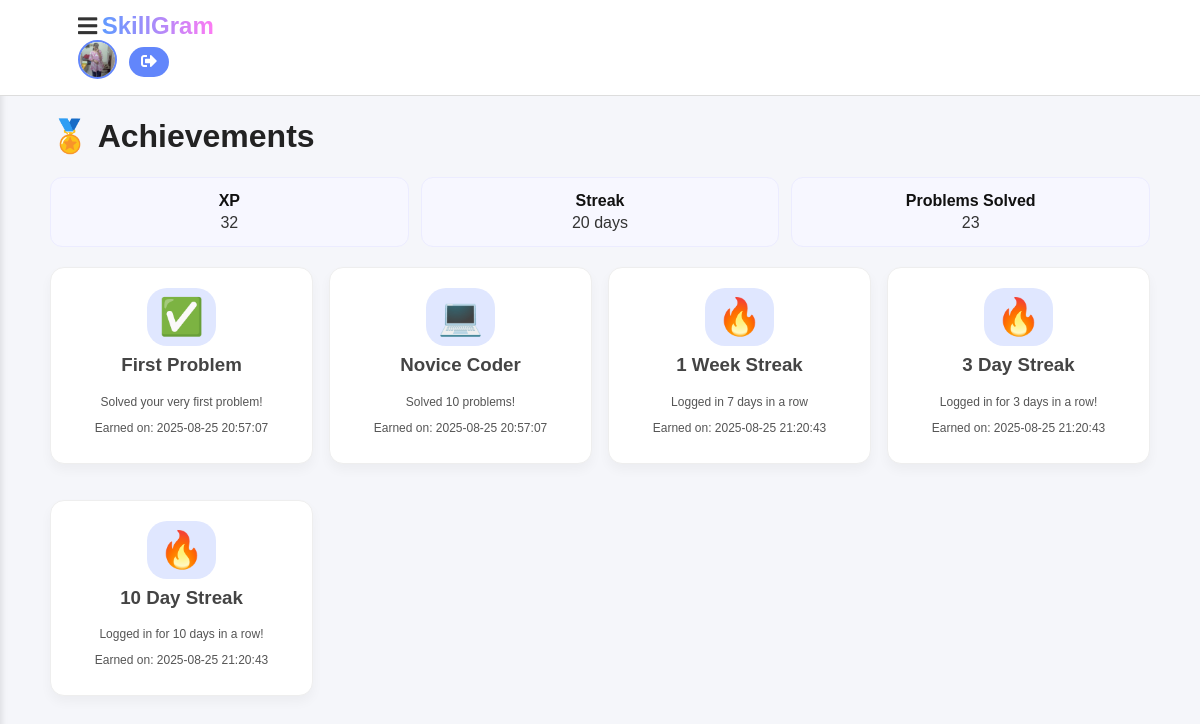
/achievements.php (signed in), run on the app's committed database.
### tables this page shows
CREATE TABLE IF NOT EXISTS `users` (
  `id` int NOT NULL AUTO_INCREMENT,
  `name` varchar(100) NOT NULL,
  `email` varchar(100) NOT NULL,
  `password` varchar(255) NOT NULL,
  `created_at` timestamp NULL DEFAULT CURRENT_TIMESTAMP,
  `profile_pic` varchar(255) DEFAULT 'default.jpg',
  `bio` varchar(255) DEFAULT 0xF09F8CB8204254656368204353452053747564656E74207C20F09F9A80204C6561726E696E672057656220446576207C20F09F92A12053686172696E67206461696C792070726F6772657373,
  `xp` int DEFAULT '0',
  `streak` int DEFAULT '0',
  `problems_solved` int DEFAULT '0',
  `last_login` date DEFAULT NULL,
  PRIMARY KEY (`id`),
  UNIQUE KEY `email` (`email`)
);

CREATE TABLE IF NOT EXISTS `user_achievements` (
  `id` int UNSIGNED NOT NULL AUTO_INCREMENT,
  `user_id` int NOT NULL,
  `achievement_id` int UNSIGNED NOT NULL,
  `earned_at` datetime DEFAULT CURRENT_TIMESTAMP,
  PRIMARY KEY (`id`),
  UNIQUE KEY `uniq_user_ach` (`user_id`,`achievement_id`),
  KEY `idx_ua_user` (`user_id`),
  KEY `idx_ua_ach` (`achievement_id`)
);

CREATE TABLE IF NOT EXISTS `achievements` (
  `id` int UNSIGNED NOT NULL AUTO_INCREMENT,
  `badge_name` varchar(100) NOT NULL,
  `badge_desc` text,
  `icon` varchar(255) DEFAULT NULL,
  `condition_type` varchar(50) DEFAULT NULL,
  `condition_value` int DEFAULT NULL,
  PRIMARY KEY (`id`)
);

### achievements.php (the view, shortened to what this page needs)
<?php
include 'db.php';
$user_id = $_SESSION['user_id'];
$xp = $streak = $problems_solved = 0;
$user_stats = $conn->query("SELECT * FROM users WHERE id=" . intval($user_id))->fetch_assoc();
if($user_stats){
    $xp = $user_stats['xp'] ?? 0;
    $streak = $user_stats['streak'] ?? 0;
    $problems_solved = $user_stats['problems_solved'] ?? 0;
}
$badges = [];
$sql = "SELECT a.badge_name, a.badge_desc, a.icon, ua.earned_at
        FROM user_achievements ua
        INNER JOIN achievements a ON ua.achievement_id = a.id
        WHERE ua.user_id = ?";
$stmt = $conn->prepare($sql);
$stmt->bind_param("i", $user_id);
$stmt->execute();
$result = $stmt->get_result();
while($row = $result->fetch_assoc()){
    $badges[] = [
        'icon'  => $row['icon'] ?? '🏆',
        'title' => $row['badge_name'] ?? 'Achievement',
        'desc'  => $row['badge_desc'] ?? '',
        'earned'=> $row['earned_at']
    ];
}
?>
<!DOCTYPE html>
<html lang="en">
<head>
<link rel="stylesheet" href="css/style.css">
<link rel="stylesheet" href="https://cdnjs.cloudflare.com/ajax/libs/font-awesome/5.15.4/css/all.css">
</head>
<body>
<?php include 'navbar.php'; ?>
<main class="page">
  <h1>🏅 Achievements</h1>
  <div class="stat">
    <div class="box"><div class="big">XP</div><div><?= number_format($xp) ?></div></div>
    <div class="box"><div class="big">Streak</div><div><?= $streak ?> days</div></div>
    <div class="box"><div class="big">Problems Solved</div><div><?= $problems_solved ?></div></div>
  </div>
  <div class="cards">
    <?php if(count($badges) > 0): ?>
        <?php foreach($badges as $b): ?>
          <div class="card">
            <div class="badge"><?= htmlspecialchars($b['icon']) ?></div>
            <h3><?= htmlspecialchars($b['title']) ?></h3>
            <p class="small"><?= htmlspecialchars($b['desc']) ?></p>
            <p class="small">Earned on: <?= htmlspecialchars($b['earned']) ?></p>
          </div>
        <?php endforeach; ?>
    <?php else: ?>
      <p>No badges earned yet. Keep learning! 🔥</p>
    <?php endif; ?>
  </div>
</main>
</body>
</html>

### navbar.php (shortened to what this page needs)
<?php
include 'db.php';
$user_id = $_SESSION['user_id'];
$stmt = $conn->prepare("SELECT name, profile_pic FROM users WHERE id=?");
$stmt->bind_param("i", $user_id);
$stmt->execute();
$stmt->bind_result($user_name, $user_pic);
?>
<header>
    <nav class="navbar">
        <div class="container">
            <b class="menu-toggle" onclick="toggleSidebar()"><i class="fas fa-bars"></i></b>
            <b style="font-size:24px;" class="gradient-text">SkillGram</b>
            <div class="nav-right">
                <a href="profile.php">
                    <img src="uploads/<?php echo htmlspecialchars($user_pic ?: 'default.png'); ?>"
                         alt="User Avatar" class="avatar">
                </a>
                <a href="logout.php" class="logout-btn"><i class="fas fa-sign-out-alt"></i></a>
            </div>
        </div>
    </nav>
</header>

### css/style.css (style rules this page uses)
body { font-family: 'Poppins', sans-serif; background: linear-gradient(135deg, #f5f7fa, #c3cfe2); margin: 0; padding: 0; color: #333; }
.container { width: 90%; max-width: 1200px; margin: auto; }
h1, h2, h3, h4 { font-weight: 600; color: #222; }
.navbar { background: #fff; padding: 12px 20px; display: flex; justify-content: space-between; align-items: center; border-bottom: 1px solid #ddd; position: sticky; top: 0; z-index: 1000; }
.gradient-text { background: linear-gradient(to right, #5f9aff, #6286fbff); background-clip: text; -webkit-text-fill-color: transparent; font-weight: bold; }
.avatar { width: 35px; height: 35px; border-radius: 50%; border: 2px solid #6286fbff; }
.logout-btn { background: #6286fbff; color: #fff !important; padding: 6px 12px; border-radius: 20px; transition: background 0.3s; }
.menu-toggle { cursor: pointer; font-size: 22px; }
.card { background: #fff; border-radius: 10px; box-shadow: 0 4px 10px rgba(0,0,0,0.05); padding: 20px; margin-bottom: 20px; }
.card h3 { margin-top: 0; color: #444; }
.card p { color: #555; }
.badge { display: inline-block; padding: 8px 12px; border-radius: 20px; background: #e0e7ff; color: #333; font-size: 14px; margin: 4px; }

### achievements.php (style rules this page uses)
body { font-family:'Poppins',sans-serif;background:#f5f6fa;margin:0;padding:0; }
.page { max-width:1100px;margin:20px auto;padding:0 16px; }
.cards { display:grid;grid-template-columns:repeat(auto-fill,minmax(220px,1fr));gap:16px;margin-top:20px; }
.card { background:#fff;border:1px solid #eee;border-radius:14px;padding:16px;box-shadow:0 6px 12px rgba(0,0,0,.04);text-align:center;transition:transform .2s; }
.badge { font-size:36px;margin-bottom:8px; }
.small { color:#6b7280;font-size:12px; }
.stat { display:grid;grid-template-columns:repeat(3,1fr);gap:12px;margin:20px 0; }
.stat .box { background:#f7f7ff;border:1px solid #ececff;border-radius:12px;padding:14px;text-align:center;transition:background .2s; }
.big { font-size:16px;color:#111;font-weight:600;margin-bottom:4px; }

### navbar.php (style rules this page uses)
.navbar { background: #fff; padding: 12px 20px; display: flex; justify-content: space-between; align-items: center; border-bottom: 1px solid #ddd; position: sticky; top: 0; z-index: 1000; }
.gradient-text { font-size: 30px; font-weight: bold; background: linear-gradient(to right, #5f9aff, #fe7bf3); background-clip: text; -webkit-text-fill-color: transparent; }
.nav-right { display: flex; align-items: center; gap: 12px; }
.avatar { width: 35px; height: 35px; border-radius: 50%; border: 2px solid #6286fbff; }
.logout-btn { background: #6286fbff; color: #fff !important; padding: 6px 12px; border-radius: 20px; transition: background 0.3s; }
.menu-toggle { cursor: pointer; font-size: 22px; }

### data on the page
users: profile_pic (picture), xp "32", streak "20", problems_solved "23"
user_achievements: achievement.icon "✅", achievement.badge_name "First Problem", achievement.badge_desc "Solved your very first problem!", earned_at "2025-08-25 20:57:07"
user_achievements: achievement.icon "💻", achievement.badge_name "Novice Coder", achievement.badge_desc "Solved 10 problems!", earned_at "2025-08-25 20:57:07"
user_achievements: achievement.icon "🔥", achievement.badge_name "1 Week Streak", achievement.badge_desc "Logged in 7 days in a row", earned_at "2025-08-25 21:20:43"
user_achievements: achievement.icon "🔥", achievement.badge_name "3 Day Streak", achievement.badge_desc "Logged in for 3 days in a row!", earned_at "2025-08-25 21:20:43"
user_achievements: achievement.icon "🔥", achievement.badge_name "10 Day Streak", achievement.badge_desc "Logged in for 10 days in a row!", earned_at "2025-08-25 21:20:43"
